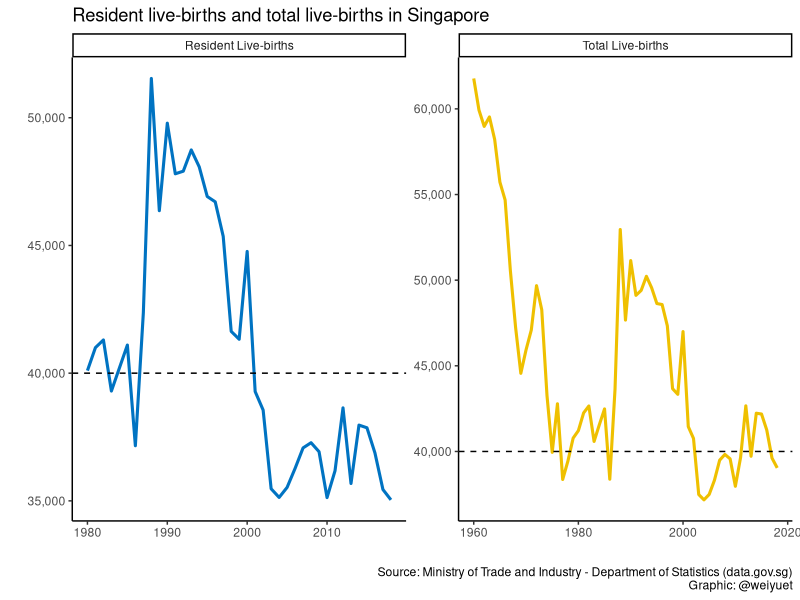
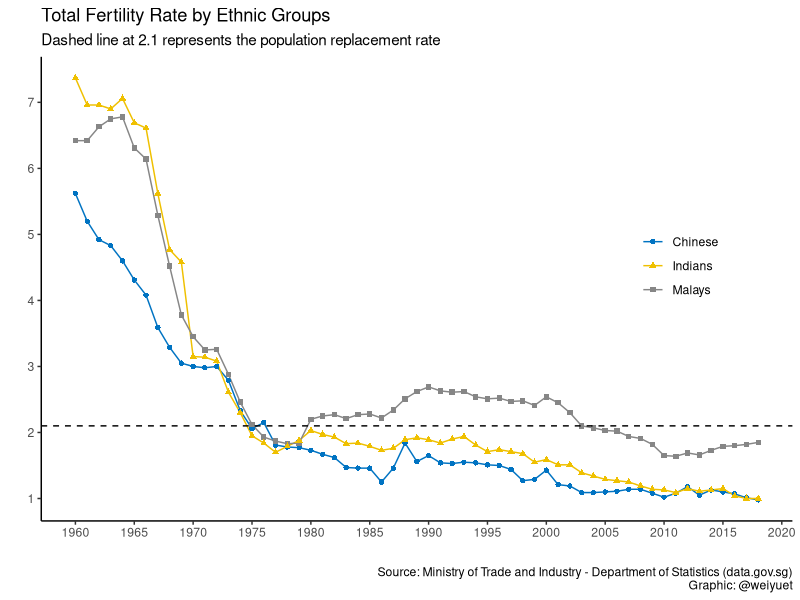
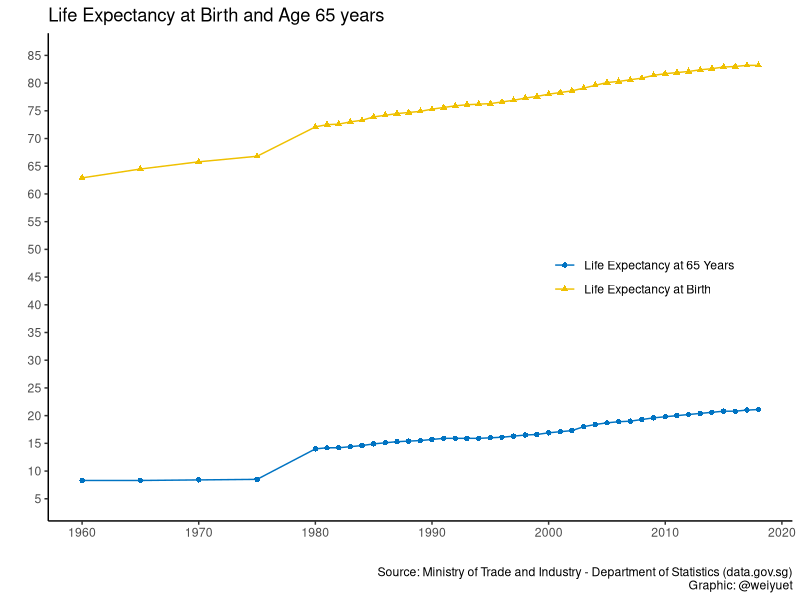
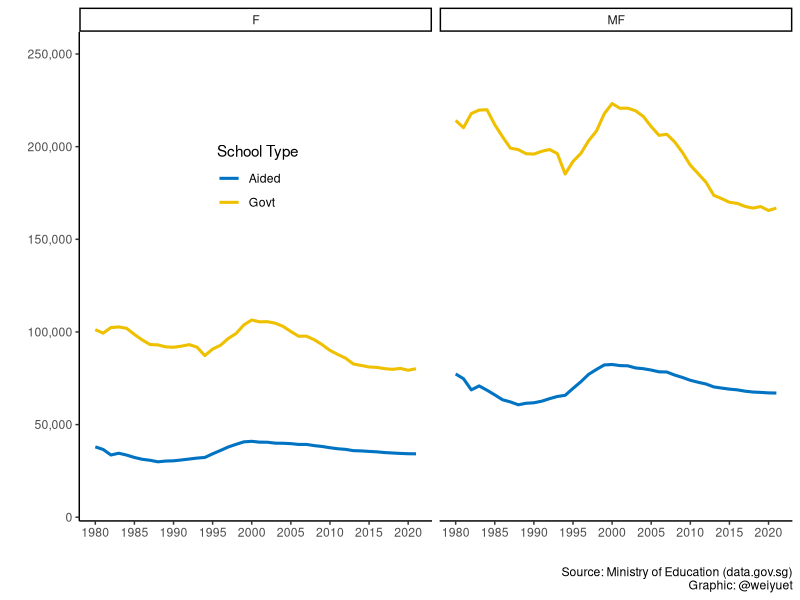
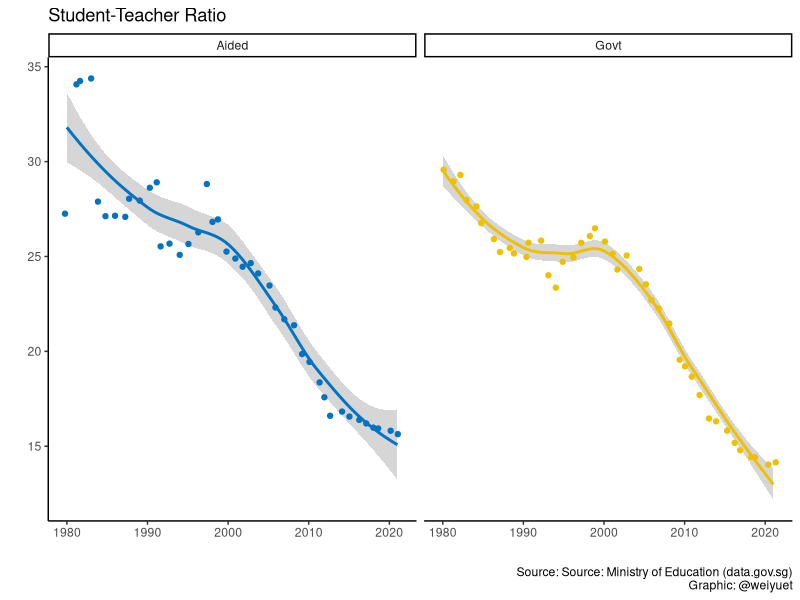
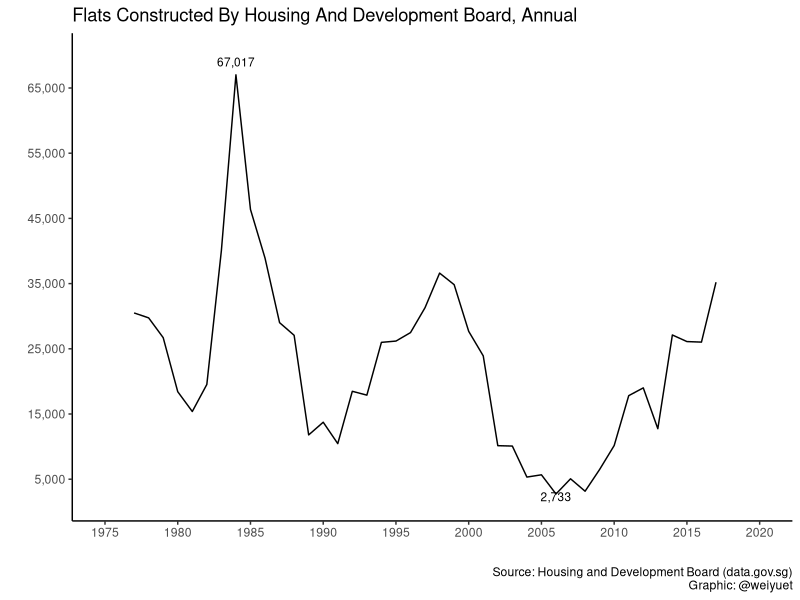

Reproduce these figures in R, in order.
## ---- chunk 1
knitr::opts_chunk$set(echo = TRUE)

#Libraries
library(tidyverse)
library(scales)
library(ggsci)
## ---- chunk 2
# Load data
live_births <- read_csv("data/births-and-fertility-annual/live-births.csv")

# Data wrangling
live_births$value <- as.double(as.character(live_births$value))

#Plot live births
live_births %>% 
  drop_na() %>% 
  ggplot(aes(x = year, y = value, colour = level_1)) +
  geom_line(size = 1.05) +
  geom_hline(yintercept = 40000, linetype = 2, size = 0.5) +
  facet_wrap(~level_1, scales = "free") +
  scale_y_continuous(labels = label_number(big.mark = ",")) +
  theme_classic() +
  theme(legend.position = "none") +
  scale_colour_jco() +
  labs(x = "", y = "",
       title = "Resident live-births and total live-births in Singapore",
       caption = "Source: Ministry of Trade and Industry - Department of Statistics (data.gov.sg)\nGraphic: @weiyuet")
## ---- chunk 3
# Load data
total_fertility_rate_by_ethnic_group <- read_csv("data/births-and-fertility-annual/total-fertility-rate-by-ethnic-group.csv")

# Plot fertility rate by ethnic groups
total_fertility_rate_by_ethnic_group %>% 
  ggplot(aes(x = year, y = value, colour = level_2)) +
  geom_line() +
  geom_point(aes(shape = level_2)) +
  geom_hline(yintercept = 2.1, linetype = 2, size = 0.5) +
  theme_classic() +
  theme(legend.title = element_blank(),
        legend.position = c(0.85, 0.55)) +
  scale_x_continuous(breaks = seq(1960, 2020, 5)) +
  scale_y_continuous(breaks = seq(0, 8, 1)) +
  scale_colour_jco() +
  labs(x = "", y ="",
       title = "Total Fertility Rate by Ethnic Groups",
       subtitle = "Dashed line at 2.1 represents the population replacement rate",
       caption = "Source: Ministry of Trade and Industry - Department of Statistics (data.gov.sg)\nGraphic: @weiyuet")
## ---- chunk 4
# Load data
life_expectancy <- read_csv('data/life-expectancy-by-sex-annual/life-expectancy-at-birth-and-age-65-years.csv')

# Plot data
life_expectancy %>% 
  ggplot(aes(x = year, y = value, colour = level_1, shape = level_1)) +
  geom_line() +
  geom_point() +
  scale_x_continuous(breaks = seq(1960, 2020, 10)) +
  scale_y_continuous(limits = c(5, 85),
                     breaks = seq(5, 85, 5)) +
  scale_colour_jco(labels = c('Life Expectancy at 65 Years', 'Life Expectancy at Birth')) +
  scale_shape_discrete(labels = c('Life Expectancy at 65 Years', 'Life Expectancy at Birth')) +
  theme_classic() +
  theme(legend.title = element_blank(),
        legend.position = c(0.8, 0.5)) +
  labs(x = '', y = '',
       title = 'Life Expectancy at Birth and Age 65 years',
       caption = 'Source: Ministry of Trade and Industry - Department of Statistics (data.gov.sg)\nGraphic: @weiyuet')
## ---- chunk 5
# Load data
students_and_teachers_primary_schools <- read_csv("data/students-and-teachers-in-schools/students-and-teachers-primary-schools.csv")

# Plot number of primary school students in government and aided schools
students_and_teachers_primary_schools %>% 
  ggplot(aes(x = year, y = students_pri,
             colour = school_type)) +
  geom_line(size = 1.05) +
  facet_wrap(~sex) +
  theme_classic() +
  theme(legend.position = c(0.25, 0.7)) +
  scale_colour_jco() +
  scale_x_continuous(breaks = seq(1980, 2020, 5)) +
  scale_y_continuous(labels = label_number(big.mark = ","), 
                     limits = c(10000, 250000)) +
  labs(x = "", y = "",
       colour = "School Type",
       caption = "Source: Ministry of Education (data.gov.sg)\nGraphic: @weiyuet")
## ---- chunk 6
# Wrangle data
# Calculate student-teacher ratio
students_and_teachers_primary_schools <- students_and_teachers_primary_schools %>% 
  mutate(student_teacher_ratio = students_pri/teachers_pri)

students_and_teachers_primary_schools %>% 
  filter(sex == "MF") %>%
  ggplot(aes( x = year, y = student_teacher_ratio, colour = school_type)) +
  geom_smooth() +
  geom_jitter() +
  facet_wrap(~school_type) +
  theme_classic() +
  theme(legend.position = "none") +
  scale_colour_jco() +
  labs(x = "", y = "",
       title = "Student-Teacher Ratio",
       caption = "Source: Source: Ministry of Education (data.gov.sg)\nGraphic: @weiyuet")
## ---- chunk 7
# Load data
flats_constructed <- read_csv("data/flats-constructed/flats-constructed-by-housing-and-development-board-annual.csv")

# Plot number of flats constructed
flats_constructed %>% 
  ggplot(aes(x = year, y = flats_constructed)) +
  geom_line() +
  scale_x_continuous(limits = c(1975, 2020),
                     breaks = seq(1975, 2020, 5)) +
  scale_y_continuous(limits = c(2000, 70000),
                     breaks = seq(5000, 70000, 10000),
                     labels = label_number(big.mark = ",")) +
  annotate("text", x = 1984, y = 69000, label = "67,017", size = 3) + #peak
  annotate("text", x = 2006, y = 2300, label = "2,733", size = 3) + #trough
  theme_classic() +
  labs(x = "", y = "",
       title = "Flats Constructed By Housing And Development Board, Annual",
       caption = "Source: Housing and Development Board (data.gov.sg)\nGraphic: @weiyuet")
